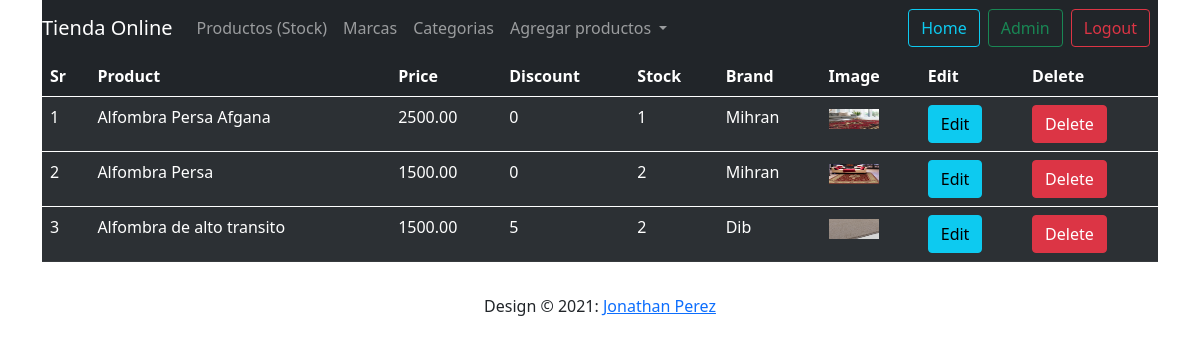
The page /admin (signed in) on the database its author committed.
### shop/products/models.py (models this page shows, shortened)
class Addproduct(db.Model):
    id = db.Column(db.Integer, primary_key=True)
    name = db.Column(db.String(80), nullable=False)
    price = db.Column(db.Numeric(10, 2), nullable=False)
    discount = db.Column(db.Integer, default=0)
    stock = db.Column(db.Integer, nullable=False)
    colors = db.Column(db.Text, nullable=False)
    desc = db.Column(db.Text, nullable=False)
    pub_date = db.Column(db.DateTime, nullable=False, default=datetime.utcnow)
    category_id = db.Column(db.Integer, db.ForeignKey('category.id'), nullable=False)
    category = db.relationship('Category', backref=db.backref('categories', lazy=True))
    brand_id = db.Column(db.Integer, db.ForeignKey('brand.id'), nullable=False)
    brand = db.relationship('Brand', backref=db.backref('brands', lazy=True))
    image_1 = db.Column(db.String(150), nullable=False, default='image1.jpg')
    image_2 = db.Column(db.String(150), nullable=False, default='image2.jpg')
    image_3 = db.Column(db.String(150), nullable=False, default='image3.jpg')

class Brand(db.Model):
    id = db.Column(db.Integer, primary_key=True)
    name = db.Column(db.String(30), nullable=False, unique=True)

### shop/admin/routes.py (the view)
@app.route('/admin')
def admin():
    if 'email' not in session:
        flash('Please login first', 'danger')
        return redirect(url_for('login'))
    products = Addproduct.query.all()
    return render_template('admin/index.html', title='Admin Page', products=products)

### shop/templates/admin/index.html (shortened to what this page needs)
{% extends 'layout.html'%}
{% block content%}
    <div class="container">
        <nav class="navbar navbar-expand-lg navbar-dark bg-dark">
            <a class="navbar-brand" href="{{url_for('admin')}}">Tienda Online</a>
            <div class="collapse navbar-collapse" id="navbarNavDropdown">
              <ul class="navbar-nav">
                <li class="nav-item active">
                  <a class="nav-link" href="{{url_for('admin')}}">Productos <span class="sr-only">(Stock)</span></a>
                </li>
                <li class="nav-item">
                  <a class="nav-link" href="{{url_for('brands')}}">Marcas</a>
                </li>
                <li class="nav-item">
                  <a class="nav-link" href="{{url_for('category')}}">Categorias</a>
                </li>
                <li class="nav-item dropdown">
                  <a class="nav-link dropdown-toggle" href="#" id="navbarDropdownMenuLink" role="button" data-toggle="dropdown" aria-haspopup="true" aria-expanded="false">
                    Agregar productos
                  </a>
                </li>
              </ul>
            </div>
            <a href=""<button class="btn btn-outline-info me-2" type="button">Home</button></a>
            <a href="{{url_for('admin')}}"><button class="btn btn-outline-success me-2" type="button">Admin</button></a>
            <a href="{{url_for('logout')}}"><button class="btn btn-outline-danger me-2" type="button">Logout</button></a>
          </nav>
    </div>
<div class="container">
    <table class="table table-dark table-striped table-hover">
        <thead>
            <th>Sr</th>
            <th>Product</th>
            <th>Price</th>
            <th>Discount</th>
            <th>Stock</th>
            <th>Brand</th>
            <th>Image</th>
            <th>Edit</th>
            <th>Delete</th>
        </thead>
            {% for product in products %}
        <tbody>
                <tr>
                    <td>{{ loop.index }}</td>
                    <td>{{ product.name }}</td>
                    <td>{{ product.price }}</td>
                    <td>{{ product.discount }}</td>
                    <td>{{ product.stock }}</td>
                    <td>{{ product.brand.name}}</td>
                    <td><img src="{{url_for('static',filename='images/' + product.image_1)}}" alt="{{product.name}}" width="50" height="20"></td>
                    <td><a href="{{url_for('updateproduct', id=product.id)}}" class="btn btn-info">Edit</a></td>
                    <td>
                        <button type="button" class="btn btn-danger" data-toggle="modal" data-target="#exampleModal-{{product.id}}">
                          Delete
                        </button>
                    </td>
                </tr>
            {% endfor %}
        </tbody>
    </table>
</div>
{% endblock %}

### rows shown on the page
Addproduct: name "Alfombra Persa Afgana", price "2500.00", discount "0", stock "1", brand.name "Mihran", image_1 (picture)
Addproduct: name "Alfombra Persa", price "1500.00", discount "0", stock "2", brand.name "Mihran", image_1 (picture)
Addproduct: name "Alfombra de alto transito", price "1500.00", discount "5", stock "2", brand.name "Dib", image_1 (picture)
